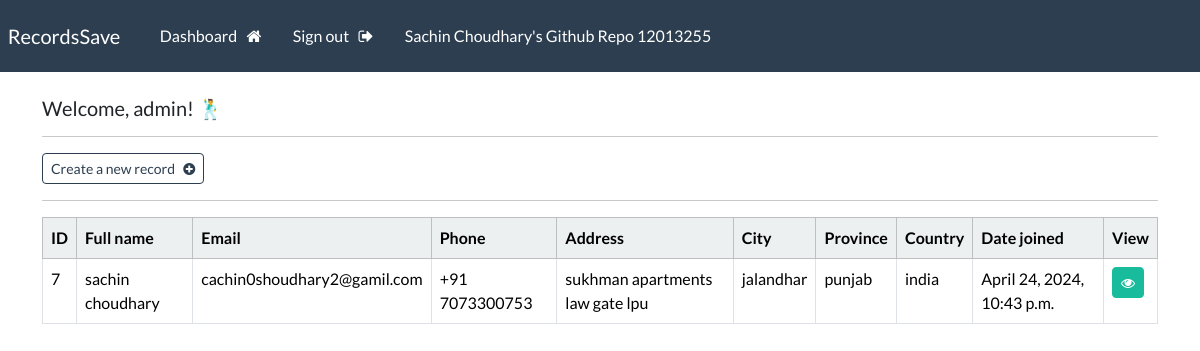
Screenshot of /dashboard (signed in) with the database file from the repository.
### webapp/models.py (models this page shows, shortened)
class Record(models.Model):
    creation_date = models.DateTimeField(auto_now_add=True)
    first_name = models.CharField(max_length=100)
    last_name = models.CharField(max_length=100)
    email = models.CharField(max_length=255)
    phone = models.CharField(max_length=20)
    address = models.CharField(max_length=300)
    city = models.CharField(max_length=255)
    province = models.CharField(max_length=200)
    country = models.CharField(max_length=125)

### webapp/views.py (the view)
# urls.py: path('dashboard', views.dashboard, name="dashboard"),
@login_required(login_url='my-login')
def dashboard(request):
    my_records = Record.objects.all()
    context = {'records': my_records}
    return render(request, 'webapp/dashboard.html', context=context)

### webapp/templates/webapp/dashboard.html
{% extends 'webapp/base.html' %}
{% block content %}
    <h5> Welcome, {{user}}! 🕺 </h5>
    <hr>
    <a class="btn btn-outline-primary btn-sm" href="{% url 'create-record' %}">
        Create a new record &nbsp; <i class="fa fa-plus-circle" aria-hidden="true"></i>
    </a>
    <hr>
    <table class="table table-hover table-bordered">
        <thead class="table-light">
            <tr>
                <th scope="col"> ID </th>
                <th scope="col"> Full name </th>
                <th scope="col"> Email </th>
                <th scope="col"> Phone </th>
                <th scope="col"> Address </th>
                <th scope="col"> City </th>
                <th scope="col"> Province </th>
                <th scope="col"> Country </th>
                <th scope="col"> Date joined </th>
                <th scope="col"> View </th>
            </tr>
        </thead>
        <tbody>
        {% if records %}
            {% for record in records %}
            <tr>
                <td> {{record.id}} </td>
                <td> {{record.first_name}}  {{record.last_name}} </td>
                <td> {{record.email}} </td>
                <td> {{record.phone}} </td>
                <td> {{record.address}} </td>
                <td> {{record.city}} </td>
                <td> {{record.province}} </td>
                <td> {{record.country}} </td>
                <td> {{record.creation_date}} </td>
                <td> <a class="btn btn-success btn-sm" href="{% url 'record' record.id %}"> <i class="fa fa-eye" aria-hidden="true"></i> </a> </td>
            </tr>
            {% endfor %}
        {% endif %}
        </tbody>
    </table>
{% endblock %}

### webapp/templates/webapp/base.html (shortened to what this page needs)
{% load static %}
<!DOCTYPE html>
<html>
    <head>
        <link rel="stylesheet" type="text/css" href="https://bootswatch.com/5/flatly/bootstrap.min.css">
        <link rel="stylesheet" type="text/css" href="{% static 'css/styles.css' %}">
        <link rel="stylesheet" href="https://cdnjs.cloudflare.com/ajax/libs/font-awesome/4.7.0/css/font-awesome.min.css">
    </head>
    <body>
        {% include 'webapp/navbar.html' %}
        <div class="container">
            <br>
           {% block content %}
           {% endblock %}
        </div>
    </body>
</html>

### webapp/templates/webapp/navbar.html (shortened to what this page needs)
<nav class="navbar navbar-expand-lg navbar-dark bg-primary justify-content-center">
    <a class="navbar-brand main-heading" href="{% url '' %}">
      &nbsp; RecordsSave
    </a>
      <div class="collapse navbar-collapse text-center" id="navbarNavDropdown">
        <ul class="navbar-nav mr-auto">
          {% if user.is_authenticated %}
            <li class="nav-item">
              <a class="nav-link" href="{% url 'dashboard' %}">Dashboard &nbsp; <i class="fa fa-home" aria-hidden="true"></i> </a>
            </li>
            <li class="nav-item">
              <a class="nav-link" href="{% url 'user-logout' %}">Sign out &nbsp; <i class="fa fa-sign-out" aria-hidden="true"></i> </a>
            </li>
            <li class="nav-item">
              <a class="nav-link" href="https://github.com/12013255sachin">Sachin Choudhary's Github Repo 12013255 &nbsp;  </a>
            </li>
        </ul>
        {% endif %}
      </div>
  </nav>

### rows the page displays
Record: id "7", first_name "sachin", last_name "choudhary", email "cachin0shoudhary2@gamil.com", phone "+91 7073300753", address "sukhman apartments law gate lpu", city "jalandhar", province "punjab", country "india", creation_date "April 24, 2024, 10:43 p.m."

### other values shown
{{ user }} "admin"
